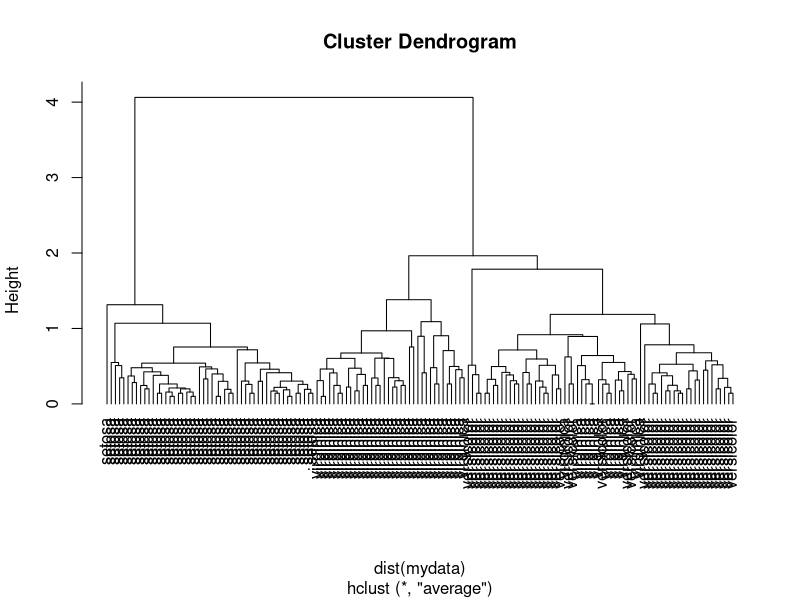
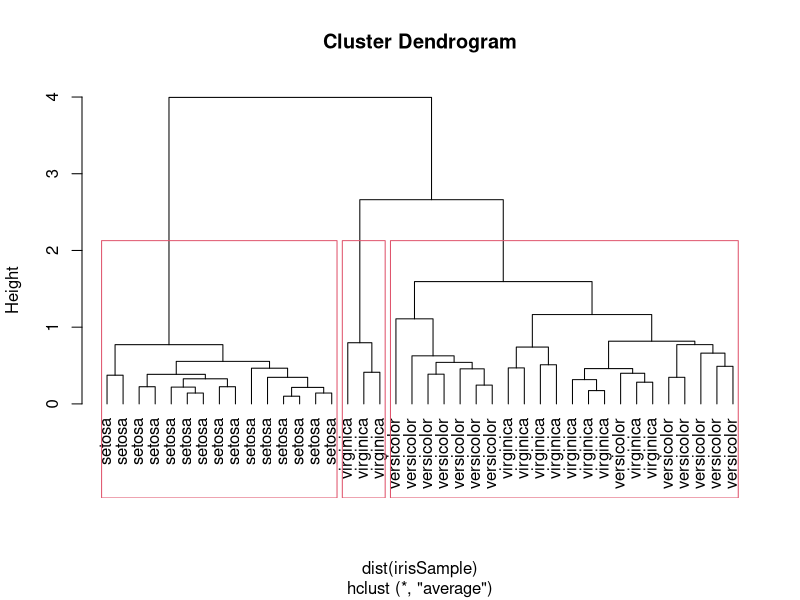

Here is the R script that generated these plots, in order: (Note: this script raises an error after producing the figures.)
#clustering iris data
#loading the dataset
data("iris")
mydata <- iris[1:4]
class <- as.matrix(iris[5])

#k-means clustering
#with k=3
kmeans.result <- kmeans(mydata,3)

#summary indicates result of kmeans algo
summary(kmeans.result)
#cluster: number from 1 to k indicating the cluster to which each pair is allocated
#centers: coordinates of the centroids (the means)
#totss: total sum of squares
#withinss: within-cluster sum of squares (within each cluster)
#tot.withinss: total within-cluster sum of squares
#betweenss: between-cluster sum of squares
#size: number of points in each cluster

#Clustering stability
#print the contingency table of real classes of iris and cluster from kmeans
print(table(class,kmeans.result$cluster))

#run the kmeans algo 10 times on whole iris dataset.
#print each time the contingency table but the within-cluster sum of squares (WSS)
#and the between-cluster sum of squares (BSS)
w <- (kmeans.result$tot.withinss/kmeans.result$totss)*100
b <- (kmeans.result$betweenss/kmeans.result$totss)*100
print(paste("WWS=",round(w,2),"%"))
print(paste("BBS=",round(b,2),"%"))
print(table(class,kmeans.result$cluster))

#Hierarchial Clustering
hc <- hclust(dist(mydata), "ave")
summary(hc)

win.graph(800,600,10)
plot(hc, hang = -1, labels = class)

#too much data to visualize efficiently so we take a sample and run it through the algo
idx <- sample(1:dim(iris)[1],40)
irisSample <- iris[idx,]
irisSample$Species <- NULL
hc <- hclust(dist(irisSample), method = "ave")
win.graph(800,600,10)
plot(hc,hang=-1,labels=iris$Species[idx])

#cut the dendrogram in 3
rect.hclust(hc, k=3)
groups <- cutree(hc,k=3)
groups

##########################################
#2) Clustering Ruspini Dataset
rm(list = ls())
mydata <- read.table("ruspini.txt", quote="\"")

#K-means clustering and internal clustering validation
#unlike iris dataset, we don't know how many clusters we have to find in ruspini
#There is no ground truth
for(k in 2:10){
  rKMeans <- kmeans(mydata,k)
  B_H_index <- rKMeans$withinss/k
  #Need to figure out what n is. Number of obvs?
  C_H_index <- (rKMeans$betweenss/(k-1))/(rKMeans$withinss/(n-k))
  #append it all to a matrix based and pick best observation
}